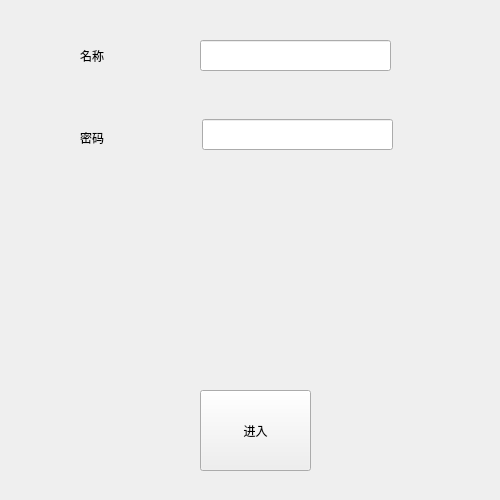
<?xml version="1.0" encoding="UTF-8"?>
<ui version="4.0">
 <class>Verify_Widget</class>
 <widget class="QWidget" name="Verify_Widget">
  <property name="geometry">
   <rect>
    <x>0</x>
    <y>0</y>
    <width>500</width>
    <height>500</height>
   </rect>
  </property>
  <property name="windowTitle">
   <string>Form</string>
  </property>
  <widget class="QLabel" name="label">
   <property name="geometry">
    <rect>
     <x>10</x>
     <y>470</y>
     <width>45</width>
     <height>30</height>
    </rect>
   </property>
   <property name="styleSheet">
    <string notr="true">border-image: url(:/backcaption.png);</string>
   </property>
   <property name="text">
    <string/>
   </property>
  </widget>
  <widget class="QToolButton" name="enter">
   <property name="geometry">
    <rect>
     <x>200</x>
     <y>390</y>
     <width>111</width>
     <height>81</height>
    </rect>
   </property>
   <property name="styleSheet">
    <string notr="true">border-image: url(:/key.png);
font: 24pt &quot;华文琥珀&quot;;</string>
   </property>
   <property name="text">
    <string>进入</string>
   </property>
  </widget>
  <widget class="QLineEdit" name="code_input">
   <property name="geometry">
    <rect>
     <x>202</x>
     <y>119</y>
     <width>191</width>
     <height>31</height>
    </rect>
   </property>
  </widget>
  <widget class="QLineEdit" name="name_input">
   <property name="geometry">
    <rect>
     <x>200</x>
     <y>40</y>
     <width>191</width>
     <height>31</height>
    </rect>
   </property>
  </widget>
  <widget class="QLabel" name="code">
   <property name="geometry">
    <rect>
     <x>80</x>
     <y>122</y>
     <width>54</width>
     <height>31</height>
    </rect>
   </property>
   <property name="styleSheet">
    <string notr="true">font: 16pt &quot;黑体&quot;;</string>
   </property>
   <property name="text">
    <string>密码</string>
   </property>
  </widget>
  <widget class="QLabel" name="name">
   <property name="geometry">
    <rect>
     <x>80</x>
     <y>40</y>
     <width>54</width>
     <height>31</height>
    </rect>
   </property>
   <property name="styleSheet">
    <string notr="true">font: 16pt &quot;黑体&quot;;</string>
   </property>
   <property name="text">
    <string>名称</string>
   </property>
  </widget>
  <widget class="QLabel" name="info">
   <property name="geometry">
    <rect>
     <x>150</x>
     <y>270</y>
     <width>311</width>
     <height>60</height>
    </rect>
   </property>
   <property name="styleSheet">
    <string notr="true"/>
   </property>
   <property name="text">
    <string/>
   </property>
  </widget>
  <widget class="QLabel" name="picture">
   <property name="geometry">
    <rect>
     <x>40</x>
     <y>240</y>
     <width>105</width>
     <height>105</height>
    </rect>
   </property>
   <property name="styleSheet">
    <string notr="true"/>
   </property>
   <property name="text">
    <string/>
   </property>
  </widget>
 </widget>
 <resources/>
 <connections/>
</ui>
